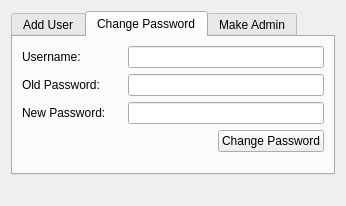
<?xml version="1.0" encoding="UTF-8"?>
<ui version="4.0">
 <class>Form</class>
 <widget class="QWidget" name="Form">
  <property name="geometry">
   <rect>
    <x>0</x>
    <y>0</y>
    <width>332</width>
    <height>206</height>
   </rect>
  </property>
  <property name="windowTitle">
   <string>Form</string>
  </property>
  <layout class="QGridLayout" name="gridLayout_2">
   <item row="1" column="0">
    <widget class="QLabel" name="messageLabel">
     <property name="text">
      <string/>
     </property>
     <property name="alignment">
      <set>Qt::AlignCenter</set>
     </property>
    </widget>
   </item>
   <item row="0" column="0">
    <widget class="QTabWidget" name="tabWidget">
     <property name="currentIndex">
      <number>1</number>
     </property>
     <widget class="QWidget" name="tab_2">
      <attribute name="title">
       <string>Add User</string>
      </attribute>
      <layout class="QGridLayout" name="gridLayout_3">
       <item row="1" column="0" colspan="2">
        <layout class="QHBoxLayout" name="horizontalLayout_3">
         <item>
          <widget class="QLabel" name="label_3">
           <property name="sizePolicy">
            <sizepolicy hsizetype="MinimumExpanding" vsizetype="Preferred">
             <horstretch>0</horstretch>
             <verstretch>0</verstretch>
            </sizepolicy>
           </property>
           <property name="maximumSize">
            <size>
             <width>80</width>
             <height>16777215</height>
            </size>
           </property>
           <property name="text">
            <string>Password:</string>
           </property>
          </widget>
         </item>
         <item>
          <widget class="QLineEdit" name="passwordBox">
           <property name="echoMode">
            <enum>QLineEdit::Password</enum>
           </property>
          </widget>
         </item>
        </layout>
       </item>
       <item row="0" column="0" colspan="2">
        <layout class="QHBoxLayout" name="horizontalLayout_2">
         <item>
          <widget class="QLabel" name="label_2">
           <property name="sizePolicy">
            <sizepolicy hsizetype="MinimumExpanding" vsizetype="Preferred">
             <horstretch>0</horstretch>
             <verstretch>0</verstretch>
            </sizepolicy>
           </property>
           <property name="maximumSize">
            <size>
             <width>80</width>
             <height>16777215</height>
            </size>
           </property>
           <property name="text">
            <string>Username:</string>
           </property>
          </widget>
         </item>
         <item>
          <widget class="QLineEdit" name="usernameBox"/>
         </item>
        </layout>
       </item>
       <item row="2" column="1">
        <widget class="QPushButton" name="addUserButt">
         <property name="focusPolicy">
          <enum>Qt::NoFocus</enum>
         </property>
         <property name="text">
          <string>Add User</string>
         </property>
        </widget>
       </item>
       <item row="2" column="0">
        <spacer name="horizontalSpacer">
         <property name="orientation">
          <enum>Qt::Horizontal</enum>
         </property>
         <property name="sizeHint" stdset="0">
          <size>
           <width>226</width>
           <height>20</height>
          </size>
         </property>
        </spacer>
       </item>
       <item row="3" column="0" colspan="2">
        <spacer name="verticalSpacer_3">
         <property name="orientation">
          <enum>Qt::Vertical</enum>
         </property>
         <property name="sizeHint" stdset="0">
          <size>
           <width>20</width>
           <height>40</height>
          </size>
         </property>
        </spacer>
       </item>
      </layout>
     </widget>
     <widget class="QWidget" name="tab_3">
      <attribute name="title">
       <string>Change Password</string>
      </attribute>
      <layout class="QGridLayout" name="gridLayout_4">
       <item row="0" column="0" colspan="4">
        <layout class="QHBoxLayout" name="horizontalLayout_5">
         <item>
          <widget class="QLabel" name="label_5">
           <property name="sizePolicy">
            <sizepolicy hsizetype="MinimumExpanding" vsizetype="Preferred">
             <horstretch>0</horstretch>
             <verstretch>0</verstretch>
            </sizepolicy>
           </property>
           <property name="maximumSize">
            <size>
             <width>100</width>
             <height>16777215</height>
            </size>
           </property>
           <property name="text">
            <string>Username:</string>
           </property>
          </widget>
         </item>
         <item>
          <widget class="QLineEdit" name="username"/>
         </item>
        </layout>
       </item>
       <item row="3" column="3">
        <widget class="QPushButton" name="changePasswordButt">
         <property name="focusPolicy">
          <enum>Qt::NoFocus</enum>
         </property>
         <property name="text">
          <string>Change Password</string>
         </property>
        </widget>
       </item>
       <item row="2" column="0" colspan="4">
        <layout class="QHBoxLayout" name="horizontalLayout_6">
         <item>
          <widget class="QLabel" name="label_6">
           <property name="sizePolicy">
            <sizepolicy hsizetype="MinimumExpanding" vsizetype="Preferred">
             <horstretch>0</horstretch>
             <verstretch>0</verstretch>
            </sizepolicy>
           </property>
           <property name="maximumSize">
            <size>
             <width>100</width>
             <height>16777215</height>
            </size>
           </property>
           <property name="text">
            <string>New Password: </string>
           </property>
          </widget>
         </item>
         <item>
          <widget class="QLineEdit" name="newPasswordBox">
           <property name="echoMode">
            <enum>QLineEdit::Password</enum>
           </property>
          </widget>
         </item>
        </layout>
       </item>
       <item row="3" column="0" colspan="3">
        <spacer name="horizontalSpacer_3">
         <property name="orientation">
          <enum>Qt::Horizontal</enum>
         </property>
         <property name="sizeHint" stdset="0">
          <size>
           <width>240</width>
           <height>20</height>
          </size>
         </property>
        </spacer>
       </item>
       <item row="1" column="0" colspan="4">
        <layout class="QHBoxLayout" name="horizontalLayout_4">
         <item>
          <widget class="QLabel" name="label_4">
           <property name="sizePolicy">
            <sizepolicy hsizetype="MinimumExpanding" vsizetype="Preferred">
             <horstretch>0</horstretch>
             <verstretch>0</verstretch>
            </sizepolicy>
           </property>
           <property name="maximumSize">
            <size>
             <width>100</width>
             <height>16777215</height>
            </size>
           </property>
           <property name="text">
            <string>Old Password: </string>
           </property>
          </widget>
         </item>
         <item>
          <widget class="QLineEdit" name="oldPasswordBox">
           <property name="echoMode">
            <enum>QLineEdit::Password</enum>
           </property>
          </widget>
         </item>
        </layout>
       </item>
       <item row="5" column="1">
        <spacer name="verticalSpacer">
         <property name="orientation">
          <enum>Qt::Vertical</enum>
         </property>
         <property name="sizeHint" stdset="0">
          <size>
           <width>178</width>
           <height>70</height>
          </size>
         </property>
        </spacer>
       </item>
      </layout>
     </widget>
     <widget class="QWidget" name="tab">
      <attribute name="title">
       <string>Make Admin</string>
      </attribute>
      <layout class="QGridLayout" name="gridLayout">
       <item row="0" column="0" colspan="2">
        <layout class="QHBoxLayout" name="horizontalLayout">
         <item>
          <widget class="QLabel" name="label">
           <property name="sizePolicy">
            <sizepolicy hsizetype="MinimumExpanding" vsizetype="Preferred">
             <horstretch>0</horstretch>
             <verstretch>0</verstretch>
            </sizepolicy>
           </property>
           <property name="maximumSize">
            <size>
             <width>60</width>
             <height>16777215</height>
            </size>
           </property>
           <property name="text">
            <string>User:</string>
           </property>
          </widget>
         </item>
         <item>
          <widget class="QComboBox" name="userList">
           <property name="focusPolicy">
            <enum>Qt::NoFocus</enum>
           </property>
          </widget>
         </item>
        </layout>
       </item>
       <item row="1" column="0">
        <spacer name="horizontalSpacer_2">
         <property name="orientation">
          <enum>Qt::Horizontal</enum>
         </property>
         <property name="sizeHint" stdset="0">
          <size>
           <width>206</width>
           <height>20</height>
          </size>
         </property>
        </spacer>
       </item>
       <item row="1" column="1">
        <widget class="QPushButton" name="makeAdminButt">
         <property name="focusPolicy">
          <enum>Qt::NoFocus</enum>
         </property>
         <property name="text">
          <string>Make Admin</string>
         </property>
        </widget>
       </item>
       <item row="2" column="0">
        <spacer name="verticalSpacer_2">
         <property name="orientation">
          <enum>Qt::Vertical</enum>
         </property>
         <property name="sizeHint" stdset="0">
          <size>
           <width>20</width>
           <height>71</height>
          </size>
         </property>
        </spacer>
       </item>
      </layout>
     </widget>
    </widget>
   </item>
  </layout>
 </widget>
 <resources/>
 <connections/>
</ui>
